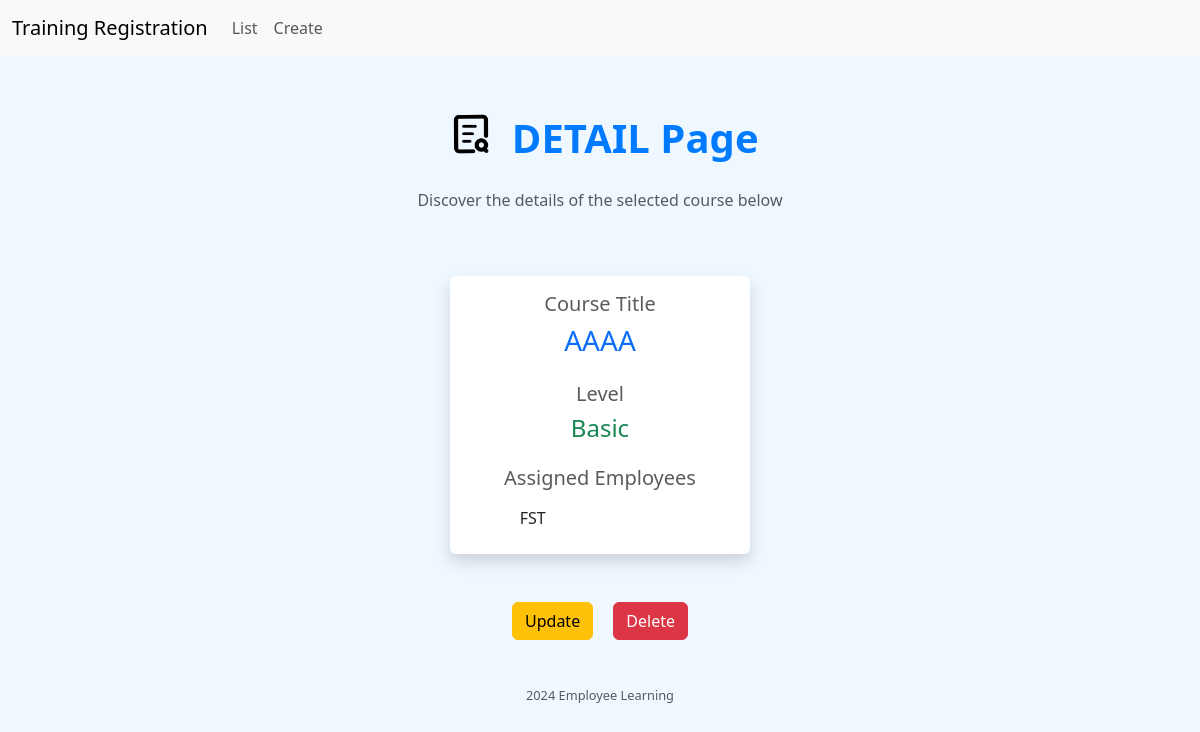
Screenshot of /employee-learning/course-detail/1/ with the database file from the repository.
### employee_learning/models.py (models this page shows, shortened)
class LearningCourse(models.Model):
    LEVEL=[('B','Basic'),('I','Intermediate'),('A','Advanced')]
    title=models.CharField(max_length=50,unique=True)
    level=models.CharField(max_length=1,choices=LEVEL)
    employee=models.ManyToManyField(Employee)

class Employee(models.Model):
    PRIORITIES=[('H','Hign'),('M','Medium'),('L','Low')]
    name=models.CharField(max_length=25,verbose_name="Employee Name")
    priority=models.CharField(max_length=1,verbose_name="Learning Priorities",choices=PRIORITIES,default='M')
    reg_time=models.DateField(default=datetime.date.today,verbose_name="Date")
    division = models.ForeignKey(Division,on_delete=models.CASCADE)

### employee_learning/views.py (the view)
# urls.py: path('course-detail/<int:pk>/',CourseDetail.as_view(),name='course_detail'),
class CourseDetail(DetailView):
    model=LearningCourse
    template_name='employee_learning/course_detail.html'
    context_object_name='course_object'

### employee_learning/models.py (called while the page is built)
    def __str__(self):
        return self.div_name

### templates/employee_learning/course_detail.html (shortened to what this page needs)
{% extends "base/base.html" %}
{% load static %}
{% block body %}
<div class="container d-flex flex-column align-items-center">
    <div class="text-center my-5">
        <h1>
            <img src="{% static 'images/detail.png' %}" width="60px" class="mb-3">
            <span style="font-weight: 700; color: #007bff;">DETAIL Page</span>
        </h1>
        <p class="text-muted">Discover the details of the selected course below</p>
    </div>
    <div class="card shadow border-0 text-center" style="max-width: 60%; min-width: 300px;">
        <div class="card-body">
            <div class="mb-4">
                <h5 class="text-muted">Course Title</h5>
                <h3 class="font-weight-bold text-primary">{{ course_object.title|upper }}</h3>
            </div>
            <div class="mb-4">
                <h5 class="text-muted">Level</h5>
                <h4 class="font-weight-bold text-success">{{ course_object.get_level_display }}</h4>
            </div>
            <div>
                <h5 class="text-muted">Assigned Employees</h5>
                <ul class="list-group list-group-flush text-center">
                    {% for emp in course_object.employee.all %}
                    <li class="list-group-item d-flex justify-content-between align-items-center">
                        <span class="font-weight-bold mx-auto">{{ emp.name }}</span>
                        <span class="badge badge-secondary mx-auto">{{ emp.division }}</span>
                    </li>
                    {% endfor %}
                </ul>
            </div>
        </div>
    </div>
    <div class="text-center mt-5">
        <a href="{% url 'course_update' course_object.pk %}" class="btn btn-warning mx-2">
             Update
        </a>
        <a href="{% url 'course_delete' course_object.pk %}" class="btn btn-danger mx-2">
             Delete
        </a>
    </div>
</div>
{% endblock %}

### static/css/custom.css (style rules this page uses)
body { background-color: aliceblue; }

### rows the page displays
LearningCourse: title "AAAA", level "Basic"
Employee: name "FST"
